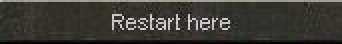
#> input picture utils/needle_respawn.png, 171 x 22 px (shown 2 times larger)
$ python -i vision.py   (imports and definitions only)
#> lines starting #> are read from the running program, lines starting #| are printed output that depends on the picture
#> further down, picture is the input picture: shape (22, 171, 3); mean B, G, R 53.1, 58.2, 58.9
# Mostly copied from https://github.com/learncodebygaming/opencv_tutorials/blob/master/006_hsv_thresholding/vision.py
import cv2 as cv
import numpy as np
import os
from pathlib import Path


class HsvFilter:
    def __init__(self, hMin=None, sMin=None, vMin=None, hMax=None, sMax=None, vMax=None,
                    sAdd=None, sSub=None, vAdd=None, vSub=None):
        self.hMin = hMin
        self.sMin = sMin
        self.vMin = vMin
        self.hMax = hMax
        self.sMax = sMax
        self.vMax = vMax
        self.sAdd = sAdd
        self.sSub = sSub
        self.vAdd = vAdd
        self.vSub = vSub


class SnowManFilter(HsvFilter):
    # [11 lines left out: function __init__, not called in this run]

class SnowManFilterRedForest(HsvFilter):
    # Night mode acitve
    # [11 lines left out: function __init__, not called in this run]


class RuinForestFilter(HsvFilter):
    # Night mode acitve
    # [11 lines left out: function __init__, not called in this run]

class NormalFilter(HsvFilter):
    # [11 lines left out: function __init__, not called in this run]


class NepheriteFilter(HsvFilter):
    # Night mode acitve
    # [11 lines left out: function __init__, not called in this run]

class MobInfoFilter(HsvFilter):
    # [11 lines left out: function __init__, not called in this run]


class Vision:
    TRACKBAR_WINDOW = "Trackbars"

    def __init__(self, needle_img_path=None, method=cv.TM_CCOEFF_NORMED):
        # # load the image we're trying to match
        # # https://docs.opencv.org/4.2.0/d4/da8/group__imgcodecs.html
        # # self.needle_img = cv.imread(needle_img_path, cv.IMREAD_UNCHANGED)
        #
        # # Save the dimensions of the needle image
        # self.needle_w = self.needle_img.shape[1]
        # self.needle_h = self.needle_img.shape[0]
        #
        # # There are 6 methods to choose from:
        # # TM_CCOEFF, TM_CCOEFF_NORMED, TM_CCORR, TM_CCORR_NORMED, TM_SQDIFF, TM_SQDIFF_NORMED
        # self.method = method
        pass

    # create gui window with controls for adjusting arguments in real-time
    # [27 lines left out: function init_control_gui, not called in this run]

    # returns an HSV filter object based on the control GUI values
    def get_hsv_filter_from_controls(self):
        # Get current positions of all trackbars
        hsv_filter = HsvFilter()
        hsv_filter.hMin = cv.getTrackbarPos('HMin', self.TRACKBAR_WINDOW)
        hsv_filter.sMin = cv.getTrackbarPos('SMin', self.TRACKBAR_WINDOW)
        hsv_filter.vMin = cv.getTrackbarPos('VMin', self.TRACKBAR_WINDOW)
        hsv_filter.hMax = cv.getTrackbarPos('HMax', self.TRACKBAR_WINDOW)
        hsv_filter.sMax = cv.getTrackbarPos('SMax', self.TRACKBAR_WINDOW)
        hsv_filter.vMax = cv.getTrackbarPos('VMax', self.TRACKBAR_WINDOW)
        hsv_filter.sAdd = cv.getTrackbarPos('SAdd', self.TRACKBAR_WINDOW)
        hsv_filter.sSub = cv.getTrackbarPos('SSub', self.TRACKBAR_WINDOW)
        hsv_filter.vAdd = cv.getTrackbarPos('VAdd', self.TRACKBAR_WINDOW)
        hsv_filter.vSub = cv.getTrackbarPos('VSub', self.TRACKBAR_WINDOW)
        return hsv_filter

    # given an image and an HSV filter, apply the filter and return the resulting image.
    # if a filter is not supplied, the control GUI trackbars will be used
    def apply_hsv_filter(self, original_image, hsv_filter=None):
        # convert image to HSV
        hsv = cv.cvtColor(original_image, cv.COLOR_BGR2HSV)
#> hsv: shape (22, 171, 3); mean H, S, V 30.4, 36.1, 59.3

        # if we haven't been given a defined filter, use the filter values from the GUI
        if not hsv_filter:
            hsv_filter = self.get_hsv_filter_from_controls()

        # add/subtract saturation and value
        h, s, v = cv.split(hsv)
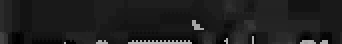
#> h: shape (22, 171) (shown 2 times larger); min 0, max 173, mean 30.4
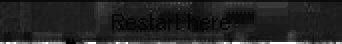
#> s: shape (22, 171) (shown 2 times larger); min 0, max 255, mean 36.1
        s = self.shift_channel(s, hsv_filter.sAdd)
        s = self.shift_channel(s, -hsv_filter.sSub)
        v = self.shift_channel(v, hsv_filter.vAdd)
        v = self.shift_channel(v, -hsv_filter.vSub)
        hsv = cv.merge([h, s, v])

        # Set minimum and maximum HSV values to display
        lower = np.array([hsv_filter.hMin, hsv_filter.sMin, hsv_filter.vMin])
        upper = np.array([hsv_filter.hMax, hsv_filter.sMax, hsv_filter.vMax])
        # Apply the thresholds
        mask = cv.inRange(hsv, lower, upper)
#> mask: shape (22, 171); every value is 0
        result = cv.bitwise_and(hsv, hsv, mask=mask)
#> result: shape (22, 171, 3); every value is 0

        # convert back to BGR for imshow() to display it properly
        img = cv.cvtColor(result, cv.COLOR_HSV2BGR)

        return img

    # apply adjustments to an HSV channel
    # https://stackoverflow.com/questions/49697363/shifting-hsv-pixel-values-in-python-using-numpy
    def shift_channel(self, c, amount):
        if amount > 0:
            lim = 255 - amount
            c[c >= lim] = 255
            c[c < lim] += amount
        elif amount < 0:
            amount = -amount
            lim = amount
            c[c <= lim] = 0
            c[c > lim] -= amount
        return c

    def draw_marker(self, img, position, bgr_color=(0, 255, 0)):
        cv.drawMarker(img, position, color=bgr_color, markerType=cv.MARKER_CROSS, thickness=2)

    # [5 lines left out: function draw_rectangles, not called in this run]

    def draw_rectangles_predefined(self, haystack_img, top_left,bottom_right, bgr_color=(0, 255, 0)):
        cv.rectangle(haystack_img, top_left, bottom_right, bgr_color, lineType=cv.LINE_4)

    def draw_dots(self, image, dot_location):
        image = cv.circle(image, dot_location, radius=2, color=(0, 0, 255), thickness=-1)

    # [6 lines left out: function add_rectangles_to_image, not called in this run]

    def black_out_area(self, image, top_left, bottom_right):
        cv.rectangle(image, top_left, bottom_right, (0, 0, 0), cv.FILLED)
        # cv.rectangle(image, top_left, bottom_right, (255, 0, 0), cv.LINE_4)

    def extract_section(self, image, top_left, bottom_right):
        return image[top_left[1] : bottom_right[1], top_left[0] : bottom_right[0]]

    def extract_pixel_color(self, image, pixel):
        x,y = pixel
        return image[x, y]

    # [14 lines left out: function template_match_alpha, not called in this run]

>>> import cv2
>>> picture = cv2.imread('needle_respawn.png')
>>> result = Vision().apply_hsv_filter(picture)
